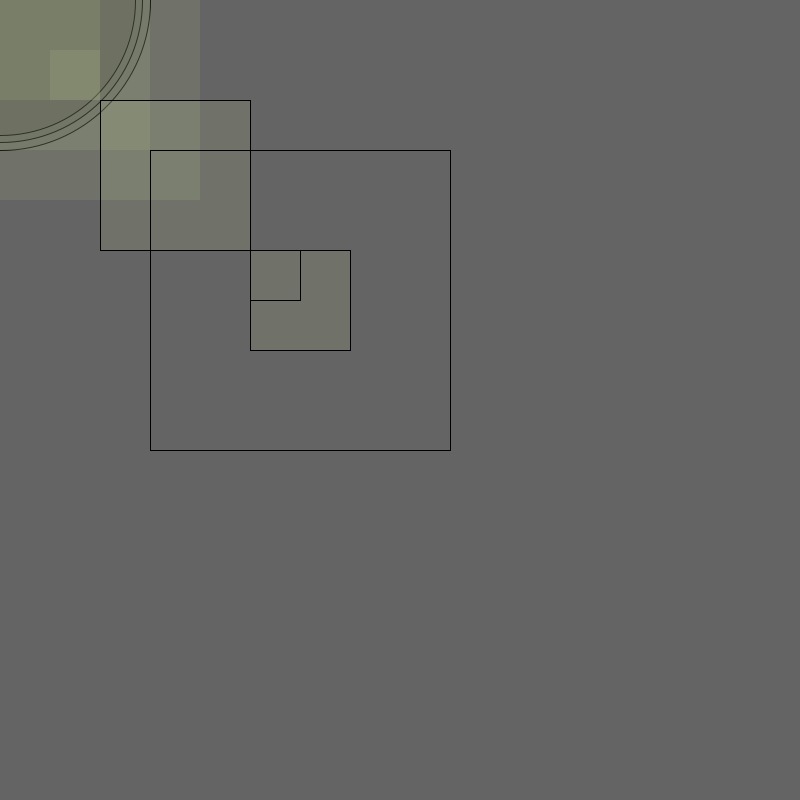
Frame 1 (no input)
Frame 60 (the mouse pressed at the canvas centre just before this capture): identical to frame 1, image omitted
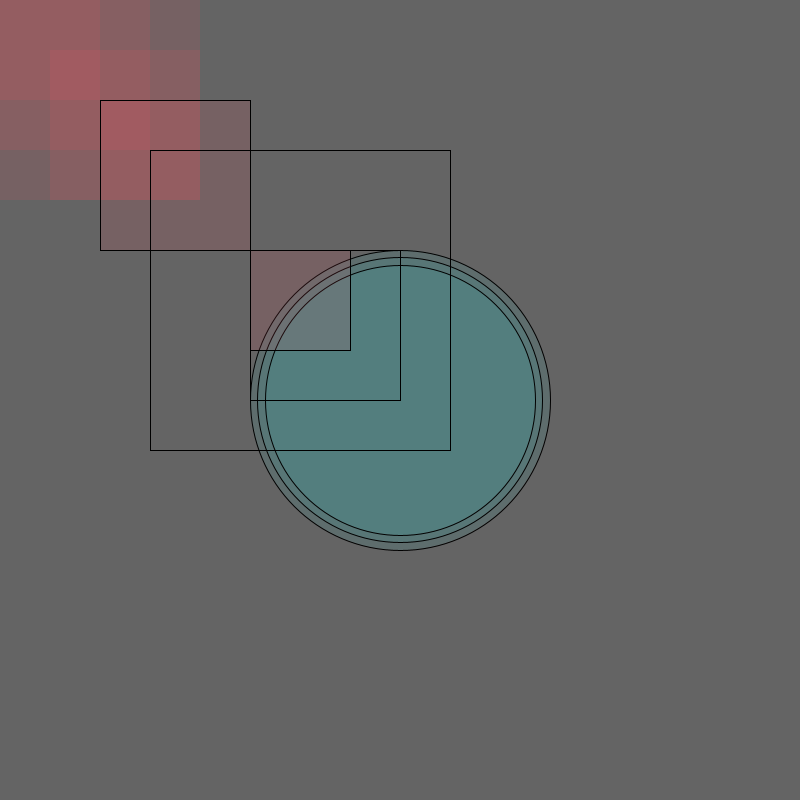
Frame 120 (the mouse held since frame 60 and released just before this capture)

The Processing sketch that drew these frames (run headless with seeded random() and noise(); from frame 60 on, the mouse is pressed at the canvas centre):

// Processing sketch: flovizs08e01
// ── flovizs08e01.pde
int c;
boolean a; 
int x;
int y;

int[]numeros = new int [4];
color[]colores = new color[4];

int eleccionNumeros;
int eleccionColores;

void setup() {
  size(800, 800);

  numeros[0] = 50;
  numeros[1] = 250;
  numeros[2] = 150;
  numeros[3] = 350;

  colores[0] = color(200, 220, 150, 30);
  colores[1] = color(255, 80, 90, 30);
  colores[2] = color(51, 30);
  colores[3] = color(255, 30);

  println(eleccionNumeros);
  println(eleccionColores);
}


void draw() {
  noCursor();
  background(100);
  c = color((colores[eleccionColores])); 

  if (a == true) {
    rombo(mouseX, mouseY);
  }
  elipses(x, y);
  cuadrados(x-100, y-100);
}

void rombo(int x, int y) {
  //2 rombos

  stroke(mouseX, mouseY, 0, 40);
  strokeWeight(3);
  fill(51, 200);
  quad(mouseX+x-250, mouseY, mouseX, mouseY-y+250, mouseX-x+250, mouseY, mouseX, mouseY+y-250);
  fill(mouseX, mouseY, 0, 10);
  quad(mouseX+30, mouseY, mouseX, mouseY-30, mouseX-30, mouseY, mouseX, mouseY+30);
}

void cuadrados(int x, int y) {
  //cuadrados
  fill(c);
  noStroke();
  rect(50, 50, numeros[eleccionNumeros], numeros[eleccionNumeros]);
  rect(100, 100, x-100, y-100);
  rect(150, 150, x-100, y-100);
  rect(200, 200, x-100, y-100);
  
  noFill();
  stroke(0);
  rect(250, 250, x, y);
  
  fill(c);
  rect(250, 250, x+200, y+200);
  rect(250, 250, x-50, y-50);
  
  noFill();
  rect(250, 250, numeros[eleccionNumeros], numeros[eleccionNumeros]);
  rect(150, 150, x+400, y+400);
}

void elipses(int x, int y) {
  //3 elipses grandes

  fill(0, mouseX, mouseY, 15);
  stroke(0);
  strokeWeight(1);
  ellipse(mouseX, mouseY, x-300, y-300);
  ellipse(mouseX, mouseY, x-285, y-285);
  ellipse(mouseX, mouseY, x-270, y-270);
}

void keyPressed() {
  //Al oprimir la tecla 'w'
  if (key == 'w') {
    a = !a;
  }
}

void mousePressed() {
  //Al oprimir el mouse
  eleccionNumeros = (int)random(numeros.length);
  eleccionColores = (int)random(colores.length);
}
